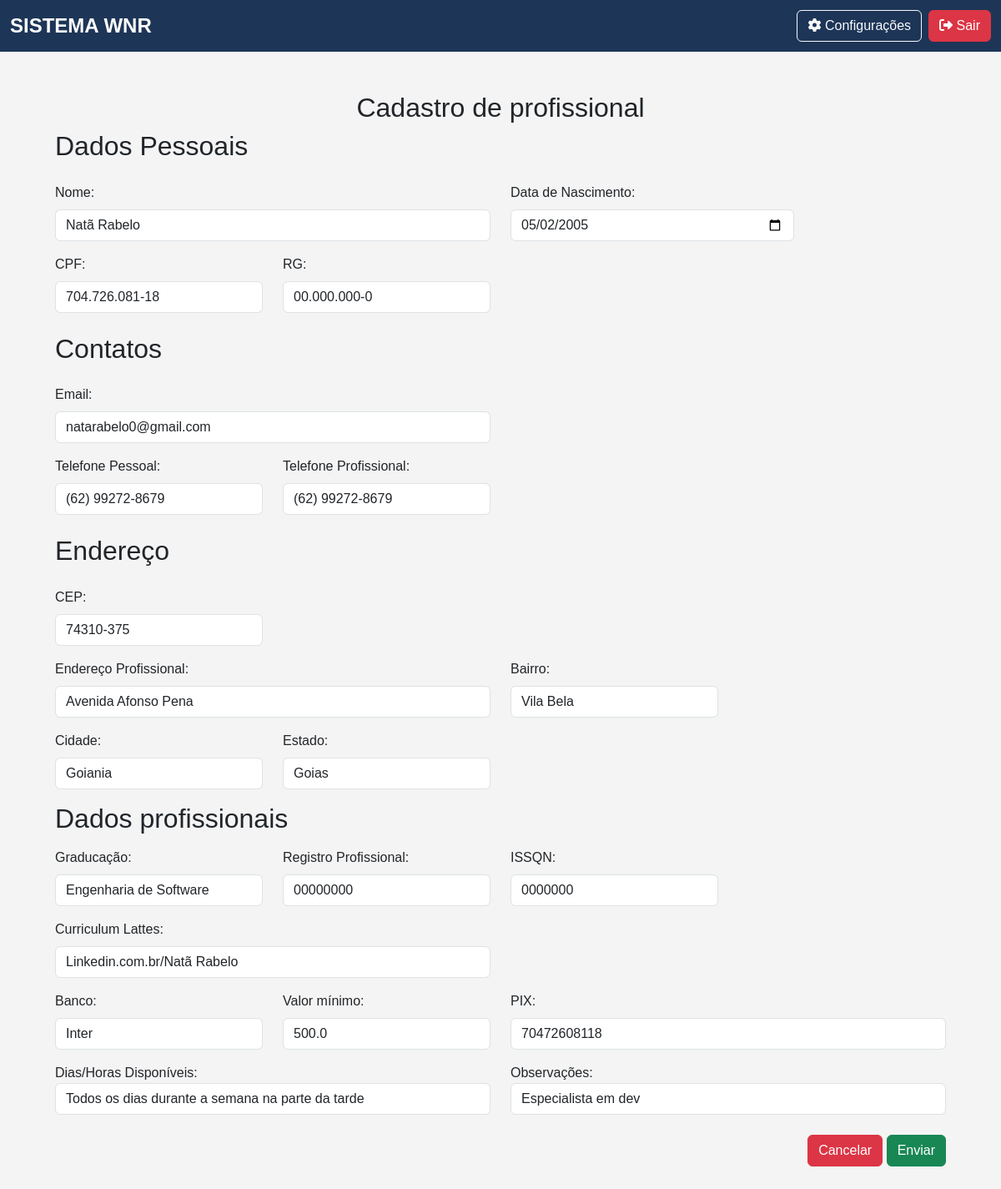
/editar_profissional/1 (signed in), run on an earlier commit of the app's database.
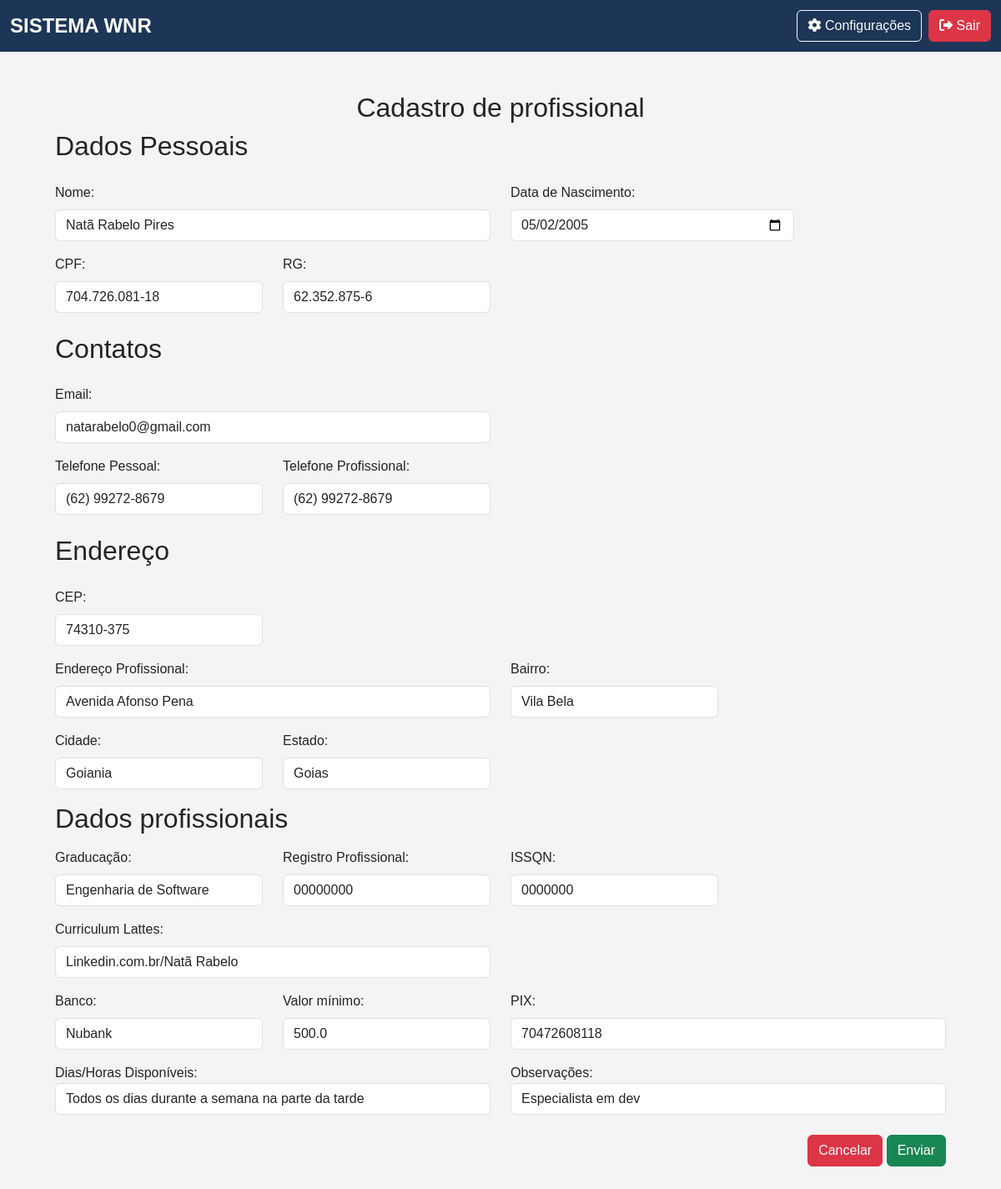
And on a later commit of the database.
### app/models.py (models this page shows)
class Profissional(db.Model):
    __tablename__ = "profissionais"
    id                      = Column(Integer, primary_key=True, index=True)
    nome                    = Column(String, index=True)
    cpf                     = Column(String(11), unique=True, index=True)
    email                   = Column(String, unique=True, index=True)
    data_nascimento         = Column(Date)
    bairro                  = Column(String)
    banco                   = Column(String)
    cep                     = Column(String(8))
    cidade                  = Column(String)
    graduacao               = Column(String)
    issqn                   = Column(String)
    fone_pessoal            = Column(String)
    fone_profissional       = Column(String)
    foto                    = Column(String)
    curriculum_lattes       = Column(String)
    dias_horas_disponiveis  = Column(String)
    endereco_profissional   = Column(String)
    estado                  = Column(String)
    observacoes             = Column(String)
    pix                     = Column(String)
    registro_profissional   = Column(String)
    rg                      = Column(String)
    valor_minimo            = Column(Float)
    encaminhamentos = relationship("Encaminhamento", back_populates="profissional", cascade="all, delete-orphan")
    guias = relationship("Guia", back_populates="profissional")

### app/routes/professional_routes.py (the view, shortened to what this page needs)
@professional_bp.route('/editar_profissional/<int:id>', methods=['GET', 'POST'])
@login_required
def editar_profissional(id):
    profissional = Profissional.query.get_or_404(id)
    return render_template('professional/form_edit.html', profissional=profissional)

### app/__init__.py (called while the page is built)
@login_manager.user_loader
def load_user(id):
    return Usuario.query.get(int(id))  # Converte para inteiro e busca no banco

### app/templates/professional/form_edit.html (shortened to what the changed rows need)
{% extends 'base.html' %}
{% block content %}
<div class="container mb-5 mt-4">
    <h2 class="text-center">Cadastro de profissional</h2>
    <form action="{{ url_for('professional_bp.editar_profissional', id=profissional.id)}}" method="POST">
        <div class="container">
            <h2 class="mb-4"> Dados Pessoais </h2>
            <div class="row mb-3">
                <div class="col-md-6">
                    <label for="nome" class="form-label">Nome:</label>
                    <input type="text" class="form-control" id="nome" name="nome" value="{{profissional.nome}}" >
                </div>
                <div class="col-md-4">
                    <label for="data_nascimento" class="form-label">Data de Nascimento:</label>
                    <input type="date" class="form-control" id=data_nascimento name="data_nascimento" value="{{profissional.data_nascimento}}" >
                </div>
            </div>
            <div class="row mb-3">
                <div class="col-md-3">
                    <label for="cpf" class="form-label">CPF:</label>
                    <input type="text" class="form-control" id="cpf" name="cpf" value="{{profissional.cpf}}" >
                </div>
                <div class="col-md-3">
                    <label for="rg" class="form-label">RG:</label>
                    <input type="text" class="form-control" id="rg" name="rg" value="{{profissional.rg}}" >
                </div>
            </div>
            <h2 class="mb-4 mt-4">Contatos</h2>
            <div class="row mb-3">
                <div class="col-md-6">
                    <label for="email" class="form-label">Email:</label>
                    <input type="text" class="form-control" id="email" name="email" value="{{profissional.email}}" >
                </div>
            </div>
            <div class="row mb-3">
                <div class="col-md-3">
                    <label for="fone_pessoal" class="form-label">Telefone Pessoal:</label>
                    <input type="text" class="form-control" id="fone_pessoal" name="fone_pessoal" value="{{profissional.fone_pessoal}}" >
                </div>
                <div class="col-md-3">
                    <label for="fone_profissional" class="form-label">Telefone Profissional:</label>
                    <input type="text" class="form-control" id="fone_profissional" name="fone_profissional" value="{{profissional.fone_profissional}}" >
                </div>
            </div>
            <h2 class="mb-4 mt-4">Endereço</h2>
            <div class="row mb-3">
                <div class="col-md-3">
                    <label for="cep" class="form-label">CEP:</label>
                    <input type="text" class="form-control" id="cep" name="cep" value="{{profissional.cep}}" >
                </div>
            </div>
            <div class="row mb-3">
                <div class="col-md-6">
                    <label for="endereco_profissional" class="form-label">Endereço Profissional:</label>
                    <input type="text" class="form-control" id="endereco_profissional" name="endereco_profissional" value="{{profissional.endereco_profissional}}" >
                </div>
                <div class="col-md-3">
                    <label for="bairro" class="form-label">Bairro:</label>
                    <input type="text" class="form-control" id="bairro" name="bairro" value="{{profissional.bairro}}" >
                </div>
            </div>
            <div class="row mb-3">
                <div class="col-md-3">
                    <label for="cidade" class="form-label">Cidade:</label>
                    <input type="text" class="form-control" id="cidade" name="cidade" value="{{profissional.cidade}}" >
                </div>
                <div class="col-md-3">
                    <label for="estado" class="form-label">Estado:</label>
                    <input type="text" class="form-control" id="estado" name="estado" value="{{profissional.estado}}" >
                </div>
            </div>
            <h2 class="mb-3">Dados profissionais</h2>
            <div class="row mb-3">
                <div class="col-md-3">
                    <label for="graduacao" class="form-label">Graducação:</label>
                    <input type="text" class="form-control" id="graduacao" name="graduacao" value="{{profissional.graduacao}}" >
                </div>
                <div class="col-md-3">
                    <label for="registro_profissional" class="form-label">Registro Profissional:</label>
                    <input type="text" class="form-control" id="registro_profissional" name="registro_profissional" value="{{profissional.registro_profissional}}" >
                </div>
                <div class="col-md-3">
                    <label for="issqn" class="form-label">ISSQN:</label>
                    <input type="text" class="form-control" id="issqn" name="issqn" value="{{profissional.issqn}}" >
                </div>
            </div>
            <div class="row mb-3">
                <div class="col-md-6">
                    <label for="curriculum_lattes" class="form-label">Curriculum Lattes:</label>
                    <input type="text" class="form-control" id="curriculum_lattes" name="curriculum_lattes" value="{{profissional.curriculum_lattes}}" >
                </div>
            </div>
            <div class="row mb-3">
                <div class="col-md-3">
                    <label for="banco" class="form-label">Banco:</label>
                    <input type="text" class="form-control" id="banco" name="banco" value="{{profissional.banco}}" >
                </div>
                <div class="col-md-3">
                    <label for="valor_minimo" class="form-label">Valor mínimo:</label>
                    <input type="number" class="form-control" id="valor_minimo" name="valor_minimo" value="{{profissional.valor_minimo}}" >
                </div>
                <div class="col-md-6">
                    <label for="pix" class="form-label">PIX:</label>
                    <input type="text" class="form-control" id="pix" name="pix" value="{{profissional.pix}}" >
                </div>
            </div>
            <div class="row mb-3">
                <div class="col-md-6">
                    <label for="dias_horas_disponiveis" class="custom-label">Dias/Horas Disponíveis:</label>
                    <input type="text" class="form-control" id="dias_horas_disponiveis" name="dias_horas_disponiveis" value="{{profissional.dias_horas_disponiveis}}" >
                </div>
                <div class="col-md-6">
                    <label for="observacoes" class="custom-label">Observações:</label>
                    <input type="text" class="form-control" id="observacoes" name="observacoes" value="{{profissional.observacoes}}" >
                </div>
            </div>
        </div>
    </form>
</div>
{% endblock %}

What changed in the data, as far as the page shows it:
changed Profissional "natarabelo0@gmail.com": nome "Natã Rabelo" → "Natã Rabelo Pires"; rg "00.000.000-0" → "62.352.875-6"; banco "Inter" → "Nubank"
